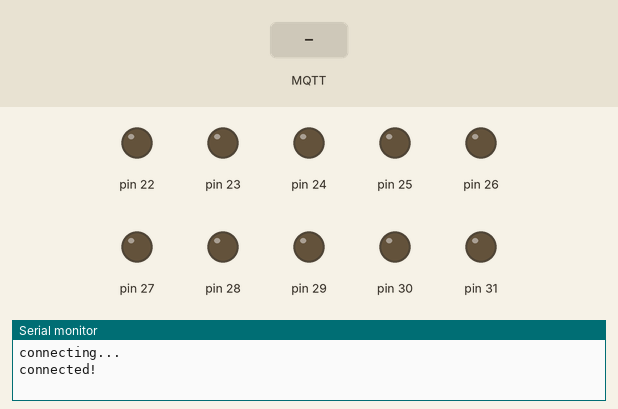
A sketch run on a simulated Arduino Mega 2560, built with avr-gcc and run on an emulated ATmega2560. On the bench: output pins drawn as LEDs (lit = HIGH), the last lines printed to the serial monitor. The inputs (shaded band) are chosen by the test bench. WiFi joins after 1.5 s; servers stay silent unless stated; no MQTT or app messages arrive unless stated.

Above: at 2.7 s.
2.8 s: MQTT message "on" arrives on the second subscribed topic
At 4.0 s:
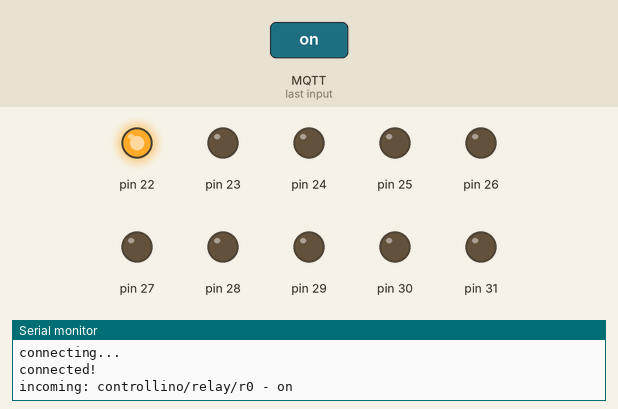
4.3 s: MQTT message "on" arrives on the third subscribed topic
At 5.3 s:
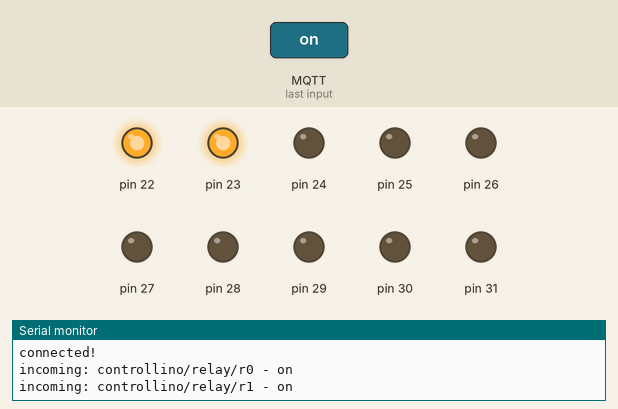
5.8 s: MQTT message "off" arrives on the second subscribed topic
At 6.5 s:
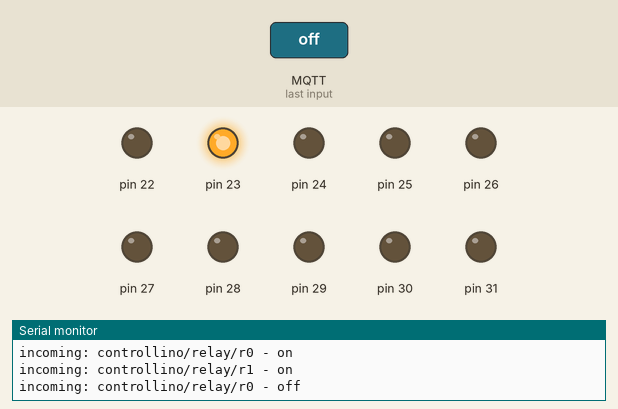
7.3 s: MQTT message "off" arrives on the third subscribed topic
At 7.6 s:
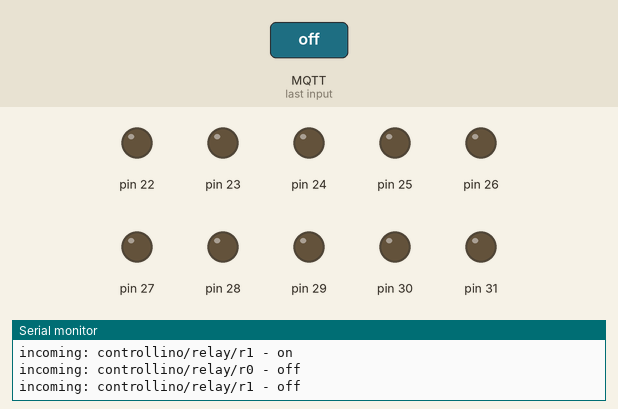
Timing chart, 0 to 9.8 s (numbered marks = the images above; inputs shaded):
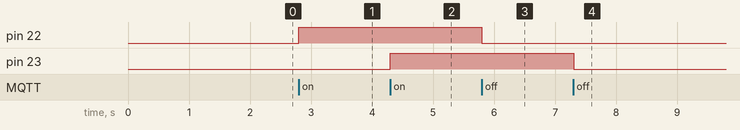

Measured:
- after the input at 2.8 s, pin 22: LOW → HIGH at once
- after the input at 4.3 s, pin 23: LOW → HIGH at once
- after the input at 5.8 s, pin 22: HIGH → LOW at once
- after the input at 7.3 s, pin 23: HIGH → LOW at once

The sketch:

ControllinoRelay.ino
```cpp
#include <Controllino.h>
#include <Ethernet.h>
#include <MQTT.h> // https://github.com/256dpi/arduino-mqtt
#include <ArduinoQueue.h>

byte mac[] = {0xDE, 0xAD, 0xBE, 0xEF, 0xFE, 0xED};
byte ip[] = {10, 3, 10, 88};  // <- change to match your network
char broker[] = "10.3.10.103";

EthernetClient net;
MQTTClient client;

ArduinoQueue<int> queue(20);
unsigned long lastMillis = 0;


void messageReceived(String &topic, String &payload) {
  Serial.println("incoming: " + topic + " - " + payload);

  // Note: Do not use the client in the callback to publish, subscribe or
  // unsubscribe as it may cause deadlocks when other things arrive while
  // sending and receiving acknowledgments. Instead, change a global variable,
  // or push to a queue and handle it in the loop after calling `client.loop()`.

  for (int i = 0; i <= 9; i++) {
    if (topic == "controllino/relay/r" + String(i) && payload == "on") {
      digitalWrite(CONTROLLINO_R0+i, HIGH);
      queue.enqueue(i);
    }
    if (topic == "controllino/relay/r" + String(i) && payload == "off") {
      digitalWrite(CONTROLLINO_R0+i, LOW);
      queue.enqueue(i);
    }
  }
}

void connect() {
  Serial.print("connecting...");
  while (!client.connect("Controllino", "public", "public")) {
    Serial.print(".");
    delay(1000);
  }

  Serial.println("\nconnected!");

  client.subscribe("hello");
  for (int i = 0; i <= 9; i++) {
    client.subscribe("controllino/relay/r" + String(i));
  }
}


void setup() {
  pinMode(CONTROLLINO_R0, OUTPUT);
  pinMode(CONTROLLINO_R1, OUTPUT);
  pinMode(CONTROLLINO_R2, OUTPUT);
  pinMode(CONTROLLINO_R3, OUTPUT);
  pinMode(CONTROLLINO_R4, OUTPUT);
  pinMode(CONTROLLINO_R5, OUTPUT);
  pinMode(CONTROLLINO_R6, OUTPUT);
  pinMode(CONTROLLINO_R7, OUTPUT);
  pinMode(CONTROLLINO_R8, OUTPUT);
  pinMode(CONTROLLINO_R9, OUTPUT);

  Serial.begin(115200);
  Ethernet.begin(mac);

  client.begin("10.3.10.103", net);
  client.onMessage(messageReceived);

  connect();

  // Since all relays are off on restart, publich their state.
  for (int i = 0; i <= 9; i++) {
    client.publish("/controllino/relay/r" + String(i) + "/status", "off");
  }
}

void loop() {
  client.loop();

  if (!client.connected()) {
    connect();
  }

  while( !queue.isEmpty() ) {
    int item = queue.dequeue();
    String state = "off";

    if(digitalRead(CONTROLLINO_R0+item) == 1){
      state = "on";
    }

    client.publish("/controllino/relay/r" + String(item) + "/status", state );
  }
}
```
